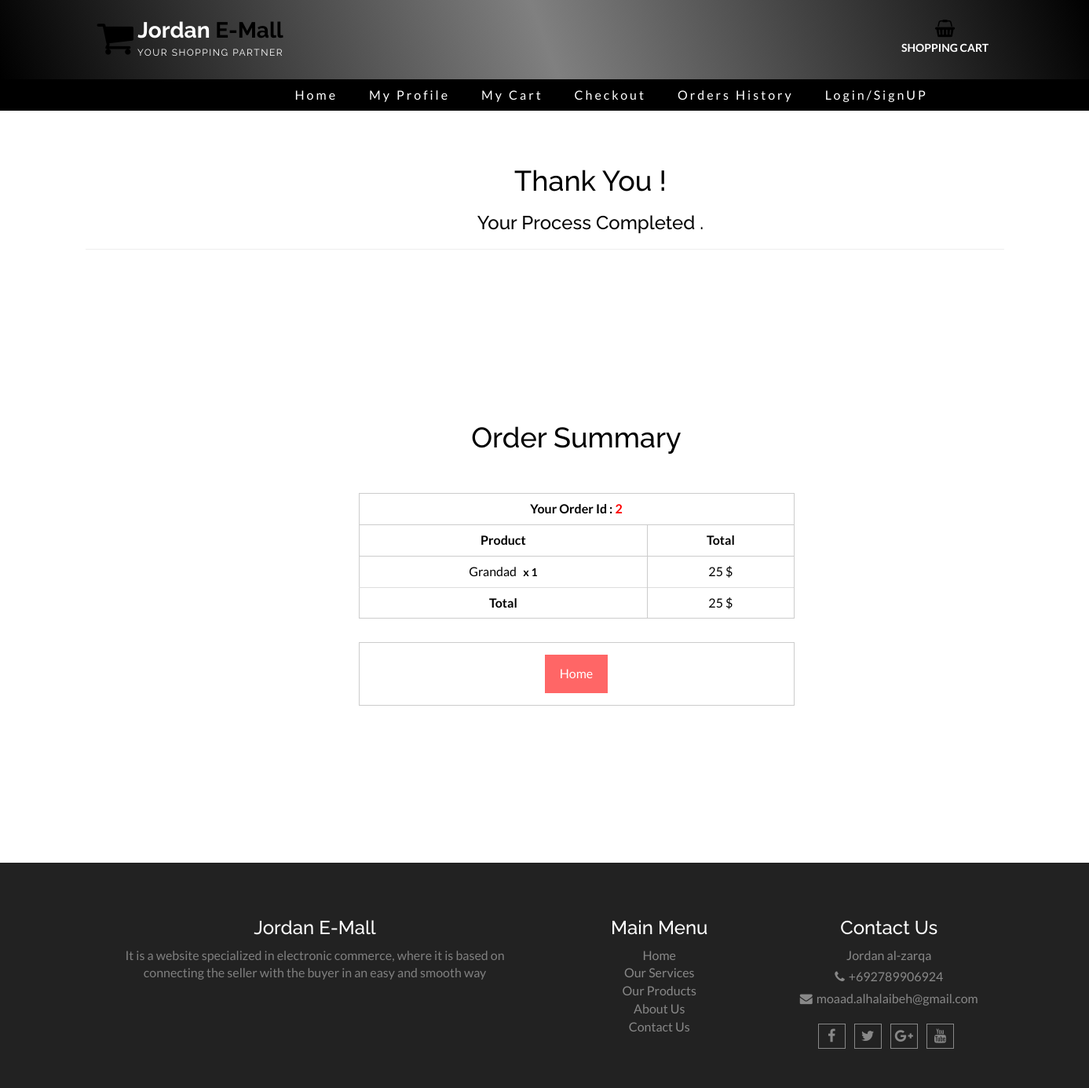
The app's page /Public/final-checkout.php with its own data.
### tables this page shows
CREATE TABLE `orders` (
  `order_id` int(3) NOT NULL,
  `order_date` date NOT NULL DEFAULT current_timestamp(),
  `cust_id` int(3) NOT NULL,
  `vendor_id` int(10) NOT NULL
);

CREATE TABLE `order_details` (
  `order_det_id` int(11) NOT NULL,
  `order_id` int(11) NOT NULL,
  `pro_id` int(11) NOT NULL,
  `qty` int(11) NOT NULL,
  `total` int(11) NOT NULL,
  `ven_id` text NOT NULL,
  `cust_id` text NOT NULL,
  `order_date` date NOT NULL
);

CREATE TABLE `products` (
  `pro_id` int(3) NOT NULL,
  `pro_name` varchar(50) NOT NULL,
  `pro_desc` text NOT NULL,
  `pro_price` double NOT NULL,
  `pro_image` text NOT NULL,
  `cat_id` int(3) NOT NULL,
  `ven_id` text NOT NULL
);

### Public/dbclass.php (called while the page is built, shortened)
<?php
Class dbconnection{
	public $conn;
	public function openConnection(){
		$this->conn = mysqli_connect(DBSERVER,DBUSER,DBPASS,DBNAME);
		return $this->conn ? $this->conn : die("cannot connect to server");
	}
	public function performQuery($query){
		$result = mysqli_query($this->conn,$query);
		return $result ? $result : FALSE;
	}
	public function fetchAll($result){
		$rowSet = array();
		while ($row = mysqli_fetch_assoc($result)) {
			$rowSet[] = $row;
		}
		return count($rowSet) >= 1 ? $rowSet : FALSE;
	}
}

### Public/classes.php (called while the page is built, shortened)
<?php
require('dbclass.php');
class products extends dbconnection{
	public function readById($id){
		$query  = "SELECT * FROM products WHERE pro_id = $id";
		$result = $this->performQuery($query);
		return $this->fetchAll($result);
	}
}
class order_details extends dbconnection{
	public function readByOrderId($id){
		$query  = "SELECT * FROM order_details WHERE order_id = $id";
		$result = $this->performQuery($query);
		return $this->fetchAll($result);
	}
}
?>

### Public/final-checkout.php (the view, shortened to what this page needs)
<?php
include("headers.php");
$d=new order_details();
$conn = mysqli_connect("localhost","root","","emall");
        $query="SELECT order_id FROM orders ORDER BY order_id desc ";
        $result = mysqli_query($conn,$query);
        $row = mysqli_fetch_assoc($result);
        foreach ($row as $key => $value) {
          $Last=$value;
        }
$Firstdata=$d->readByOrderId($Last);
?>
 <section id="checkout">
 <div class="row">
   <div class="container">
     <div class="row">
       <div class="col-md-12">
        <div class="checkout-area">
          <form action="" method="post">
            <div class="row">
                <h1 class="thanks">Thank You !</h1>
                <h3 class="thanks">Your Process Completed .</h3>
<hr>
              <div class="col-xs-6">
                <div class="checkout-right">
                  <h1 style="margin:50px 0px;">Order Summary</h1>
                  <div class="aa-order-summary-area">
                    <table class="table table-responsive">
                      <thead>
                      <tr>
                      <td colspan=2><strong>Your Order Id : <span style="color:red;"><?php echo $Last;?></span></strong></td>
                      </tr>
                        <tr>
                          <th>Product</th>
                          <th>Total</th>
                        </tr>
                      </thead>
                      <tbody>
                          <?php
                          $x=new products();
                          $total=0;
                              foreach($Firstdata as $k => $v){
                                  $data=$x->readById($v['pro_id']);
                          ?>
                        <tr>
                          <td><?php echo $data[0]['pro_name'];?> <strong> x <?php echo $v['qty'] ;?></strong></td>
                          <td><?php echo $data[0]['pro_price']. " $";?></td>
                        </tr>
                       <?php
                    $total +=  $data[0]['pro_price']  * $v['qty'];
                    }
                       ?>
                      </tbody>
                      <tfoot>
                         <tr>
                          <th>Total</th>
                          <td><?php echo $total ." $";?></td>
                        </tr>
                      </tfoot>
                    </table>
                  </div>
                  <div class="aa-payment-method">
                    <a href="home.php" type="submit" name="order"  class="aa-browse-btn">Home</a>
                  </div>
                </div>
              </div>
            </div>
          </form>
         </div>
       </div>
     </div>
     </div>
   </div>
 </section>
<?php
include("footer.php");
?>

### Public/css/theme-color/default-theme.css (style rules this page uses)
.aa-browse-btn { background-color: #ff6666; border: 1px solid #ff6666; }

### Public/headers.php (style rules this page uses)
body { color:black !important; }

### Public/final-checkout.php (style rules this page uses)
.checkout-right { margin:150px 60%; text-align:center; }
body { text-align:center; }
.thanks { margin-left:10%; }

### records on screen
orders: order_id "2"
order_details: pro.pro_name "Grandad", qty "1", pro.pro_price "25"

### other values on screen
$total "25"
